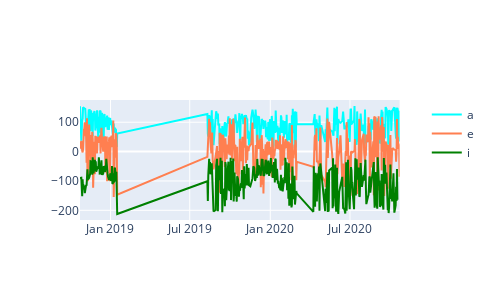

This figure's notebook cell:
### Code cell
diff1_plotly()

### Figure 1 — Plotly figure (JSON) as saved in the notebook; plotly's stock layout.template omitted (floating-point values rounded to 4 significant figures; data arrays with more than 128 entries replaced by an {"elided": "..."} marker saying what was removed)
{"data": [{"line": {"color": "aqua"}, "mode": "lines", "name": "a", "type": "scatter", "x": {"elided": "383 str values"}, "xaxis": "x", "y": {"elided": "383 float values"}, "yaxis": "y"}, {"line": {"color": "coral"}, "mode": "lines", "name": "e", "type": "scatter", "x": {"elided": "383 str values"}, "xaxis": "x", "y": {"elided": "384 float values"}, "yaxis": "y"}, {"line": {"color": "green"}, "mode": "lines", "name": "i", "type": "scatter", "x": {"elided": "383 str values"}, "xaxis": "x", "y": {"elided": "378 float values"}, "yaxis": "y"}], "layout": {"height": 300, "width": 500, "xaxis": {"anchor": "y", "domain": [0, 0.94]}, "yaxis": {"anchor": "x", "domain": [0, 1]}, "yaxis2": {"anchor": "x", "overlaying": "y", "side": "right"}}}
